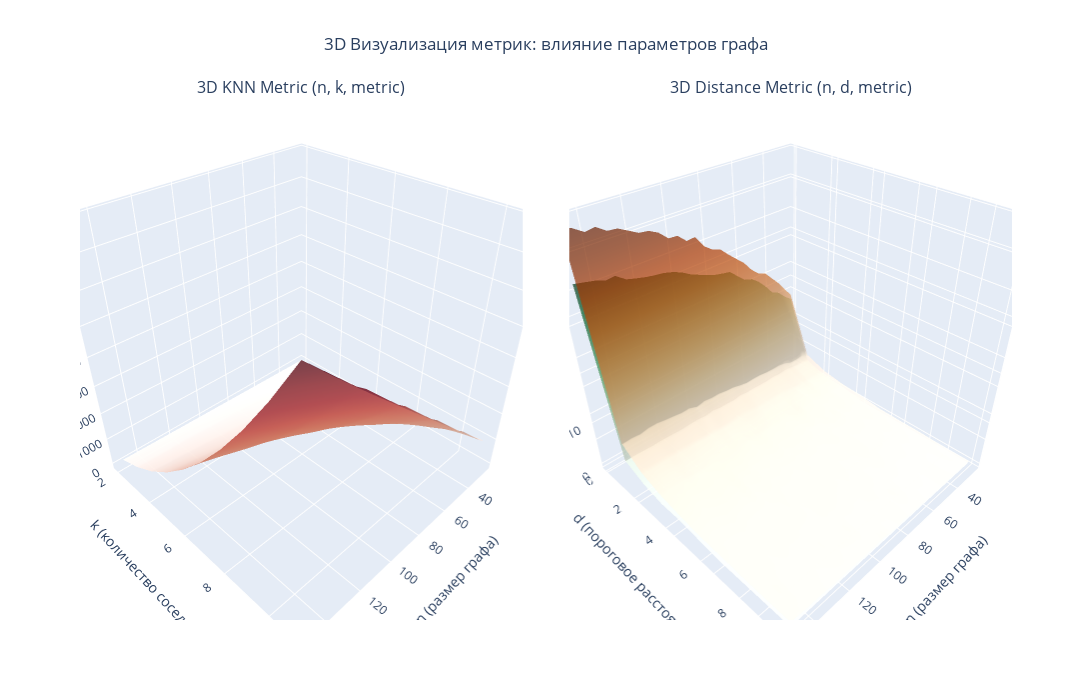

Here is the notebook cell this chart was saved with:
### Code cell
N_knn: np.ndarray
K_knn: np.ndarray
N_knn, K_knn = np.meshgrid(n, k, indexing="ij")
knn_f_array: np.ndarray = np.array(knn_f)
knn_h_array: np.ndarray = np.array(knn_h)

N_dist: np.ndarray
D_dist: np.ndarray
N_dist, D_dist = np.meshgrid(n, d, indexing="ij")
dist_f_array: np.ndarray = np.array(dist_f)
dist_h_array: np.ndarray = np.array(dist_h)

fig = make_subplots(
    rows=1,
    cols=2,
    specs=[[{"type": "surface"}, {"type": "surface"}]],
    subplot_titles=(
        "3D KNN Metric (n, k, metric)",
        "3D Distance Metric (n, d, metric)",
    ),
    horizontal_spacing=0.05,
)

fig.add_trace(
    go.Surface(
        x=N_knn,
        y=K_knn,
        z=knn_f_array,
        name="KNN f",
        colorscale="Blues",
        opacity=0.7,
        showscale=False,
    ),
    row=1,
    col=1,
)

fig.add_trace(
    go.Surface(
        x=N_knn,
        y=K_knn,
        z=knn_h_array,
        name="KNN h",
        colorscale="Reds",
        opacity=0.7,
        showscale=False,
    ),
    row=1,
    col=1,
)

fig.add_trace(
    go.Surface(
        x=N_dist,
        y=D_dist,
        z=dist_f_array,
        name="Distance f",
        colorscale="Greens",
        opacity=0.7,
        showscale=False,
    ),
    row=1,
    col=2,
)

fig.add_trace(
    go.Surface(
        x=N_dist,
        y=D_dist,
        z=dist_h_array,
        name="Distance h",
        colorscale="Oranges",
        opacity=0.7,
        showscale=False,
    ),
    row=1,
    col=2,
)

fig.update_layout(
    scene=dict(
        xaxis_title="n (размер графа)",
        yaxis_title="k (количество соседей)",
        zaxis_title="Количество треугольников",
        camera=dict(eye=dict(x=1.2, y=1.2, z=1.2)),
    ),
    scene2=dict(
        xaxis_title="n (размер графа)",
        yaxis_title="d (пороговое расстояние)",
        zaxis_title="Минимальное кликовое покрытие",
        camera=dict(eye=dict(x=1.2, y=1.2, z=1.2)),
    ),
    title_text="3D Визуализация метрик: влияние параметров графа",
    title_x=0.5,
    width=1400,
    height=700,
    showlegend=True,
    legend=dict(yanchor="top", y=0.99, xanchor="left", x=0.01),
)

fig.show()

### Figure 1 — Plotly figure (JSON) as saved in the notebook; plotly's stock layout.template omitted (floating-point values rounded to 4 significant figures; data arrays with more than 128 entries replaced by an {"elided": "..."} marker saying what was removed)
{"data": [{"colorscale": [[0, "rgb(247,251,255)"], [0.125, "rgb(222,235,247)"], [0.25, "rgb(198,219,239)"], [0.375, "rgb(158,202,225)"], [0.5, "rgb(107,174,214)"], [0.625, "rgb(66,146,198)"], [0.75, "rgb(33,113,181)"], [0.875, "rgb(8,81,156)"], [1, "rgb(8,48,107)"]], "name": "KNN f", "opacity": 0.7, "scene": "scene", "showscale": false, "type": "surface", "x": {"elided": "27x10 float values"}, "y": {"elided": "27x10 float values"}, "z": {"elided": "27x10 float values"}}, {"colorscale": [[0, "rgb(255,245,240)"], [0.125, "rgb(254,224,210)"], [0.25, "rgb(252,187,161)"], [0.375, "rgb(252,146,114)"], [0.5, "rgb(251,106,74)"], [0.625, "rgb(239,59,44)"], [0.75, "rgb(203,24,29)"], [0.875, "rgb(165,15,21)"], [1, "rgb(103,0,13)"]], "name": "KNN h", "opacity": 0.7, "scene": "scene", "showscale": false, "type": "surface", "x": {"elided": "27x10 float values"}, "y": {"elided": "27x10 float values"}, "z": {"elided": "27x10 float values"}}, {"colorscale": [[0, "rgb(247,252,245)"], [0.125, "rgb(229,245,224)"], [0.25, "rgb(199,233,192)"], [0.375, "rgb(161,217,155)"], [0.5, "rgb(116,196,118)"], [0.625, "rgb(65,171,93)"], [0.75, "rgb(35,139,69)"], [0.875, "rgb(0,109,44)"], [1, "rgb(0,68,27)"]], "name": "Distance f", "opacity": 0.7, "scene": "scene2", "showscale": false, "type": "surface", "x": {"elided": "27x10 float values"}, "y": {"elided": "27x10 float values"}, "z": {"elided": "27x10 float values"}}, {"colorscale": [[0, "rgb(255,245,235)"], [0.125, "rgb(254,230,206)"], [0.25, "rgb(253,208,162)"], [0.375, "rgb(253,174,107)"], [0.5, "rgb(253,141,60)"], [0.625, "rgb(241,105,19)"], [0.75, "rgb(217,72,1)"], [0.875, "rgb(166,54,3)"], [1, "rgb(127,39,4)"]], "name": "Distance h", "opacity": 0.7, "scene": "scene2", "showscale": false, "type": "surface", "x": {"elided": "27x10 float values"}, "y": {"elided": "27x10 float values"}, "z": {"elided": "27x10 float values"}}], "layout": {"annotations": [{"font": {"size": 16}, "showarrow": false, "text": "3D KNN Metric (n, k, metric)", "x": 0.2375, "xanchor": "center", "xref": "paper", "y": 1, "yanchor": "bottom", "yref": "paper"}, {"font": {"size": 16}, "showarrow": false, "text": "3D Distance Metric (n, d, metric)", "x": 0.7625, "xanchor": "center", "xref": "paper", "y": 1, "yanchor": "bottom", "yref": "paper"}], "height": 700, "legend": {"x": 0.01, "xanchor": "left", "y": 0.99, "yanchor": "top"}, "scene": {"camera": {"eye": {"x": 1.2, "y": 1.2, "z": 1.2}}, "domain": {"x": [0, 0.475], "y": [0, 1]}, "xaxis": {"title": {"text": "n (размер графа)"}}, "yaxis": {"title": {"text": "k (количество соседей)"}}, "zaxis": {"title": {"text": "Количество треугольников"}}}, "scene2": {"camera": {"eye": {"x": 1.2, "y": 1.2, "z": 1.2}}, "domain": {"x": [0.525, 1], "y": [0, 1]}, "xaxis": {"title": {"text": "n (размер графа)"}}, "yaxis": {"title": {"text": "d (пороговое расстояние)"}}, "zaxis": {"title": {"text": "Минимальное кликовое покрытие"}}}, "showlegend": true, "title": {"text": "3D Визуализация метрик: влияние параметров графа", "x": 0.5}, "width": 1400}}
